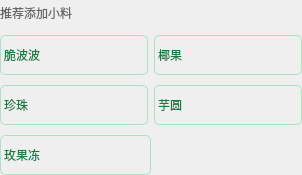
                        <widget class="QWidget" name="widget_33" native="true">
                         <layout class="QVBoxLayout" name="verticalLayout_15">
                          <property name="spacing">
                           <number>10</number>
                          </property>
                          <property name="leftMargin">
                           <number>0</number>
                          </property>
                          <property name="topMargin">
                           <number>0</number>
                          </property>
                          <property name="rightMargin">
                           <number>0</number>
                          </property>
                          <property name="bottomMargin">
                           <number>0</number>
                          </property>
                          <item>
                           <widget class="QWidget" name="widget_34" native="true">
                            <layout class="QHBoxLayout" name="horizontalLayout_33">
                             <property name="spacing">
                              <number>0</number>
                             </property>
                             <property name="leftMargin">
                              <number>0</number>
                             </property>
                             <property name="topMargin">
                              <number>0</number>
                             </property>
                             <property name="rightMargin">
                              <number>0</number>
                             </property>
                             <property name="bottomMargin">
                              <number>0</number>
                             </property>
                             <item>
                              <widget class="QLabel" name="label_17">
                               <property name="minimumSize">
                                <size>
                                 <width>0</width>
                                 <height>25</height>
                                </size>
                               </property>
                               <property name="maximumSize">
                                <size>
                                 <width>1000</width>
                                 <height>25</height>
                                </size>
                               </property>
                               <property name="styleSheet">
                                <string notr="true">color:rgb(102, 102, 102);</string>
                               </property>
                               <property name="text">
                                <string>推荐添加小料</string>
                               </property>
                              </widget>
                             </item>
                             <item>
                              <spacer name="horizontalSpacer_12">
                               <property name="orientation">
                                <enum>Qt::Vertical</enum>
                               </property>
                               <property name="sizeHint" stdset="0">
                                <size>
                                 <width>230</width>
                                 <height>20</height>
                                </size>
                               </property>
                              </spacer>
                             </item>
                            </layout>
                           </widget>
                          </item>
                          <item>
                           <widget class="QWidget" name="widget_35" native="true">
                            <layout class="QHBoxLayout" name="horizontalLayout_34">
                             <property name="leftMargin">
                              <number>0</number>
                             </property>
                             <property name="topMargin">
                              <number>0</number>
                             </property>
                             <property name="rightMargin">
                              <number>0</number>
                             </property>
                             <property name="bottomMargin">
                              <number>0</number>
                             </property>
                             <item>
                              <widget class="QLabel" name="menu_small_material_cbb_l">
                               <property name="minimumSize">
                                <size>
                                 <width>0</width>
                                 <height>40</height>
                                </size>
                               </property>
                               <property name="maximumSize">
                                <size>
                                 <width>16777215</width>
                                 <height>60</height>
                                </size>
                               </property>
                               <property name="styleSheet">
                                <string notr="true">border-radius:5px;
border: 1px solid rgb(169, 227, 196);
color:rgb(20, 126, 69);</string>
                               </property>
                               <property name="text">
                                <string>脆波波</string>
                               </property>
                              </widget>
                             </item>
                             <item>
                              <widget class="QLabel" name="menu_small_material_yg_l">
                               <property name="minimumSize">
                                <size>
                                 <width>0</width>
                                 <height>40</height>
                                </size>
                               </property>
                               <property name="maximumSize">
                                <size>
                                 <width>16777215</width>
                                 <height>60</height>
                                </size>
                               </property>
                               <property name="styleSheet">
                                <string notr="true">border-radius:5px;
border: 1px solid rgb(169, 227, 196);
color:rgb(20, 126, 69);</string>
                               </property>
                               <property name="text">
                                <string>椰果</string>
                               </property>
                              </widget>
                             </item>
                            </layout>
                           </widget>
                          </item>
                          <item>
                           <widget class="QWidget" name="widget_36" native="true">
                            <layout class="QHBoxLayout" name="horizontalLayout_35">
                             <property name="leftMargin">
                              <number>0</number>
                             </property>
                             <property name="topMargin">
                              <number>0</number>
                             </property>
                             <property name="rightMargin">
                              <number>0</number>
                             </property>
                             <property name="bottomMargin">
                              <number>0</number>
                             </property>
                             <item>
                              <widget class="QLabel" name="menu_small_material_zz_l">
                               <property name="minimumSize">
                                <size>
                                 <width>0</width>
                                 <height>40</height>
                                </size>
                               </property>
                               <property name="maximumSize">
                                <size>
                                 <width>16777215</width>
                                 <height>60</height>
                                </size>
                               </property>
                               <property name="styleSheet">
                                <string notr="true">border-radius:5px;
border: 1px solid rgb(169, 227, 196);
color:rgb(20, 126, 69);</string>
                               </property>
                               <property name="text">
                                <string>珍珠</string>
                               </property>
                              </widget>
                             </item>
                             <item>
                              <widget class="QLabel" name="menu_small_material_yy_l">
                               <property name="minimumSize">
                                <size>
                                 <width>0</width>
                                 <height>40</height>
                                </size>
                               </property>
                               <property name="maximumSize">
                                <size>
                                 <width>16777215</width>
                                 <height>60</height>
                                </size>
                               </property>
                               <property name="styleSheet">
                                <string notr="true">border-radius:5px;
border: 1px solid rgb(169, 227, 196);
color:rgb(20, 126, 69);</string>
                               </property>
                               <property name="text">
                                <string>芋圆</string>
                               </property>
                              </widget>
                             </item>
                            </layout>
                           </widget>
                          </item>
                          <item>
                           <widget class="QWidget" name="widget_37" native="true">
                            <layout class="QHBoxLayout" name="horizontalLayout_36" stretch="1,1">
                             <property name="leftMargin">
                              <number>0</number>
                             </property>
                             <property name="topMargin">
                              <number>0</number>
                             </property>
                             <property name="rightMargin">
                              <number>0</number>
                             </property>
                             <property name="bottomMargin">
                              <number>0</number>
                             </property>
                             <item>
                              <widget class="QLabel" name="menu_small_material_mgd_l">
                               <property name="minimumSize">
                                <size>
                                 <width>0</width>
                                 <height>40</height>
                                </size>
                               </property>
                               <property name="maximumSize">
                                <size>
                                 <width>16777215</width>
                                 <height>60</height>
                                </size>
                               </property>
                               <property name="styleSheet">
                                <string notr="true">border-radius:5px;
border: 1px solid rgb(169, 227, 196);
color:rgb(20, 126, 69);</string>
                               </property>
                               <property name="text">
                                <string>玫果冻</string>
                               </property>
                              </widget>
                             </item>
                             <item>
                              <spacer name="horizontalSpacer_20">
                               <property name="orientation">
                                <enum>Qt::Vertical</enum>
                               </property>
                               <property name="sizeHint" stdset="0">
                                <size>
                                 <width>150</width>
                                 <height>20</height>
                                </size>
                               </property>
                              </spacer>
                             </item>
                            </layout>
                           </widget>
                          </item>
                         </layout>
                        </widget>
